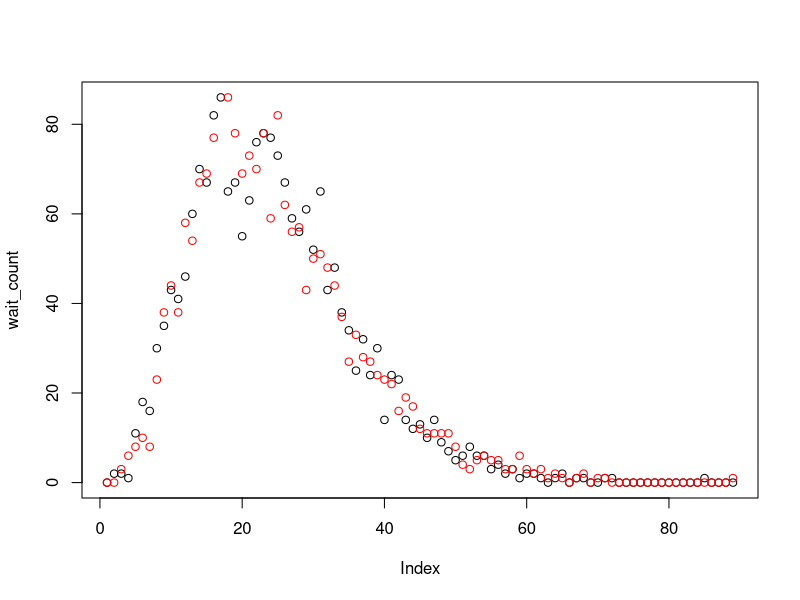

Write the R code that produced this figure.
#############################################################################################################################
###
###  Waiting times 
###
###  Code to demonstrate the link between the waiting times in a Poisson process to the Gamma and Exponential distributions
###  10 December 2017 v1.0
###
#############################################################################################################################
###  
###  Simulate an approximation to a Poisson process using discrete time steps
###  Measure the waiting time to each kth event
###  
###  Group the output to plot distribution
###  Compare the grouped output to waiting times drawn from:
###  	The Gamma distribution
###  	The Exponential distribution in the special case where k = 1, the waiting time between each Poisson events
###  
#############################################################################################################################

rm(list=ls())							# Remove objects currently in the workspace 
require(stats)							# Call the stats package for gamma and exponential distributions

tic = Sys.time()						# Start timer
p  = 0.001							# Rate for poisson process
n  = 10e6							# Number of time steps
k  = 5								# Waiting time for the kth arrival simulated
k_count = 0							# Counter to keep count up to kth-event

event <- array(dim=c(n))					# Initialise an n-array to record when events occur
count_event <- array(dim=c(n))					# Initialise an n-array to record the cumulative count of kth-events
clock_event <- array(dim=c(n))					# Initialise an n-array to record the time at which each kth-event happened

event = runif(n,0,1) < p					# Simulate events occurring for each time step using uniform distribution

								# Consider the first time step separately 
if (event[1] == 0) {						# If the first time step does not have an event: 
	count_event[1] = 0 } else {				#	Set the cumulative count to zero
								# If the first time step does contain an event:
	if (k_count == (k-1)) {					# 	And if we have reached the kth event:
	count_event[1] = 1					#		Set the cumulative kth-count to one
	clock_event[1] = 1					#		Record the first kth-event happening at t = 1
	} else {						#	Else if we have not reached the kth event:	
	count_event[1] = 0					#		Set the cumulative count to zero
	k_count = k_count + 1}					#		Increase the count of events seen before reaching the kth
	}

for (i in 2:n) {						# Set up a loop to consider the subsequent time steps in turn
	if (event[i] == 0) {					# If this time step does not have an event: 
	count_event[i] = count_event[i-1]			# 	Increase the cumulative count by one
	} else {						# If this time step does contain an event:
	if (k_count == (k-1)) {					#	And if we have reached the kth event:
	count_event[i] = count_event[i-1] + 1			#		Increase the cumulative count by one
	clock_event[count_event[i]] = i				#		Record the time step at which this event occurred
	k_count = 0						#		Reset the k-counter to start counting again
	} else {						#	Else if we have not reached the kth event:
	k_count = k_count + 1					#		Increease the k-counter by one
	count_event[i] = count_event[i-1]			#		Maintain the cumulative event count
	}}
}
tot_event = count_event[n]					# Record the total number of kth-events
wait_time <- array(dim=c(tot_event))				# Inialise an array to record the wait time to each kth-event 
wait_time[1] = clock_event[1]-1					# Record the wait time to the first kth-event
for (i in 2:tot_event) { 					# Set-up a loop to cycle through each kth-event
	wait_time[i] = clock_event[i]-clock_event[i-1] }	# Record the waiting for the kth-event

toc = Sys.time()						# End timer

cat("Runtime    : ", sprintf("%.5f",as.numeric(difftime(toc,tic,units=c("secs")))), "seconds \n \r")
								# Report the run time to screen
#############################################################################################################################

compare_gamma = rgamma(tot_event,shape=k,rate=p)		# Draw a waiting time from Gamma distribution
if (k == 1) { compare_exp = rexp(tot_event, p) }		# If k=1, draw a waiting time from Exponential distribution
	
wait_bucket <- array(dim=c(tot_event))				# Initialise array to bucket simulated waiting times for graphical output
compg_bucket <- array(dim=c(tot_event))				# Initialise array to bucket Gamma waiting times for graphical output
compe_bucket <- array(dim=c(tot_event))				# Initialise array to bucket Exponential waiting times for graphical output

wait_bucket = floor(wait_time/(k/p/25))				# Allocate simulated wait times to a bucket 
compg_bucket = floor(compare_gamma/(k/p/25))			# Allocate Gamma distributed wait times to a bucket
if (k == 1) {compe_bucket = floor(compare_exp/(k/p/25))}	# If k=1, allocate Exponential distributed wait times to a bucket

num_bucket = max(wait_bucket,compg_bucket)			# Determine the number of buckets to loop over
wait_count <- array(dim=c(num_bucket))				# Initialise array to count simulated waiting times in a bucket
compg_count <- array(dim=c(num_bucket))				# Initialise array to count Gamma waiting times in a bucket
compe_count <- array(dim=c(num_bucket))				# Initialise array to count Expontential waiting times in a bucket

for (i in 1:num_bucket) {					# Loop over number of buckets
	wait_count[i] = sum(wait_bucket == i)			# Count simulated wait times in the specific bucket
	compg_count[i] = sum(compg_bucket == i)			# Count Gamma wait times in specific bucket
	if (k == 1) { compe_count[i] = sum(compe_bucket == i)}	# Count Exponential wait times in specific bucket
	}							

plot(wait_count)						# Plot the simulated distribution
points(compg_count,col="red")					# Add the Gamma distribution
if (k == 1) {points(compe_count,col="blue")}			# If k=1, add the Exponential distribution

#############################################################################################################################
